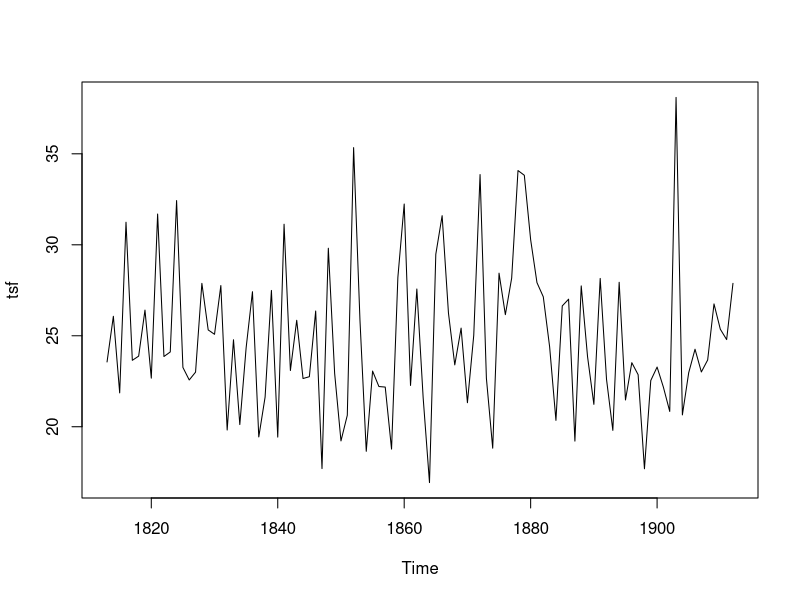
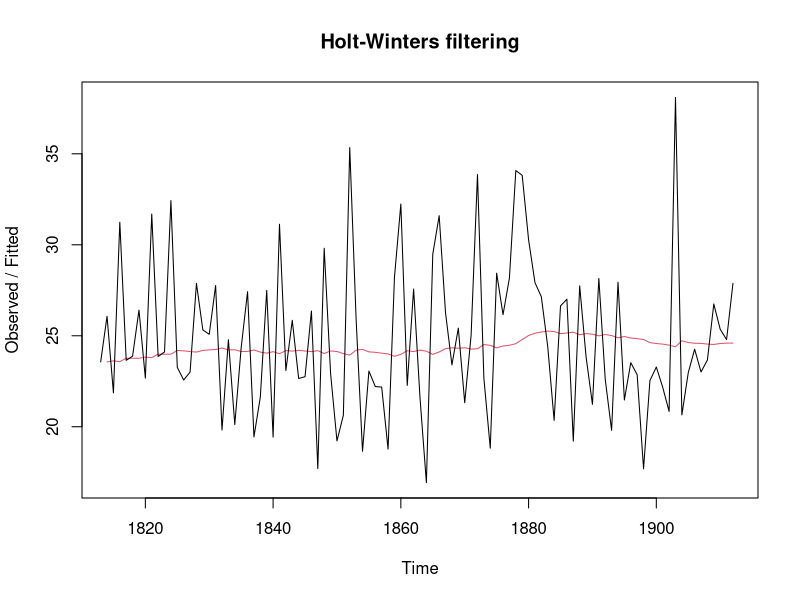
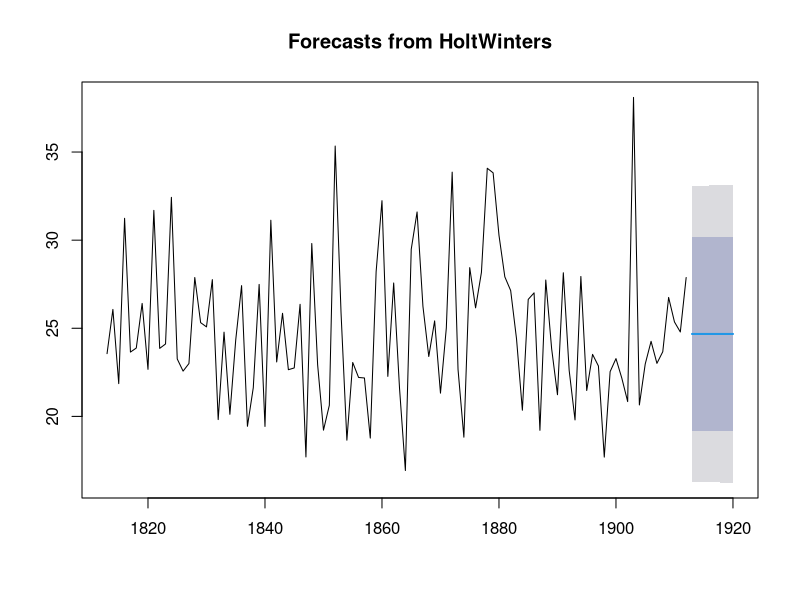

Here is the R script that generated these plots, in order:
library(forecast)

# ============ READ RAW DATA =============
raw <- scan("precip1.dat", skip = 1, sep = " ")
raw <- raw[!is.na(raw)]
tsf <- ts(raw, start = c(1813))
plot.ts(tsf)


# ===== SIMPLE EXPONENTIAL SMOOTHING =====
fc_smooth <- HoltWinters(tsf, beta = FALSE, gamma = FALSE)
plot(fc_smooth)
print(fc_smooth$fitted)
sse <- fc_smooth$SSE


# ============= PREDICT NEXT 8 YEAR =======
fc_predict <- forecast(fc_smooth, h = 8)
print(fc_predict)
plot(fc_predict)

